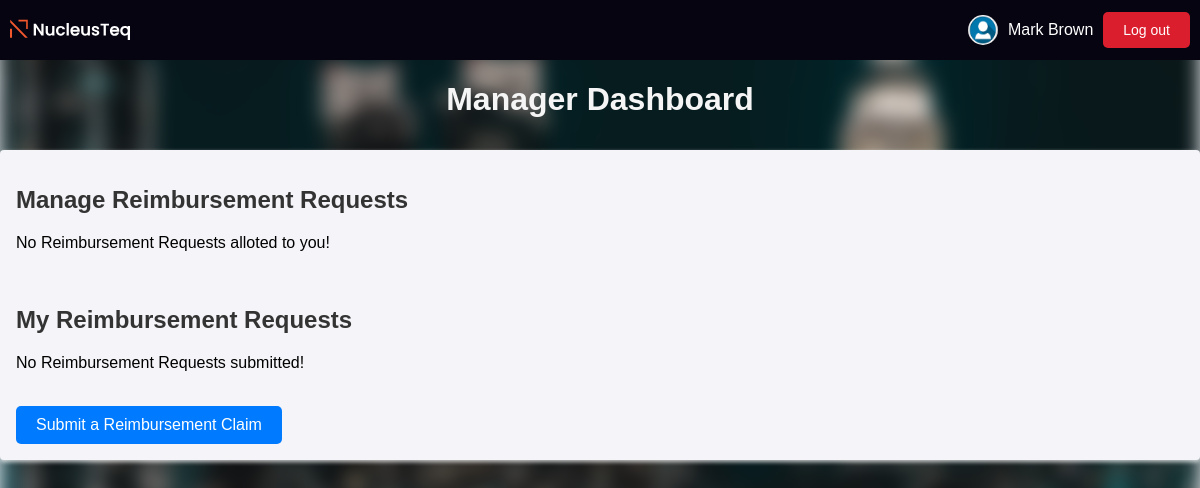
Before: /manager_dashboard/3 (signed in) with the older database file.
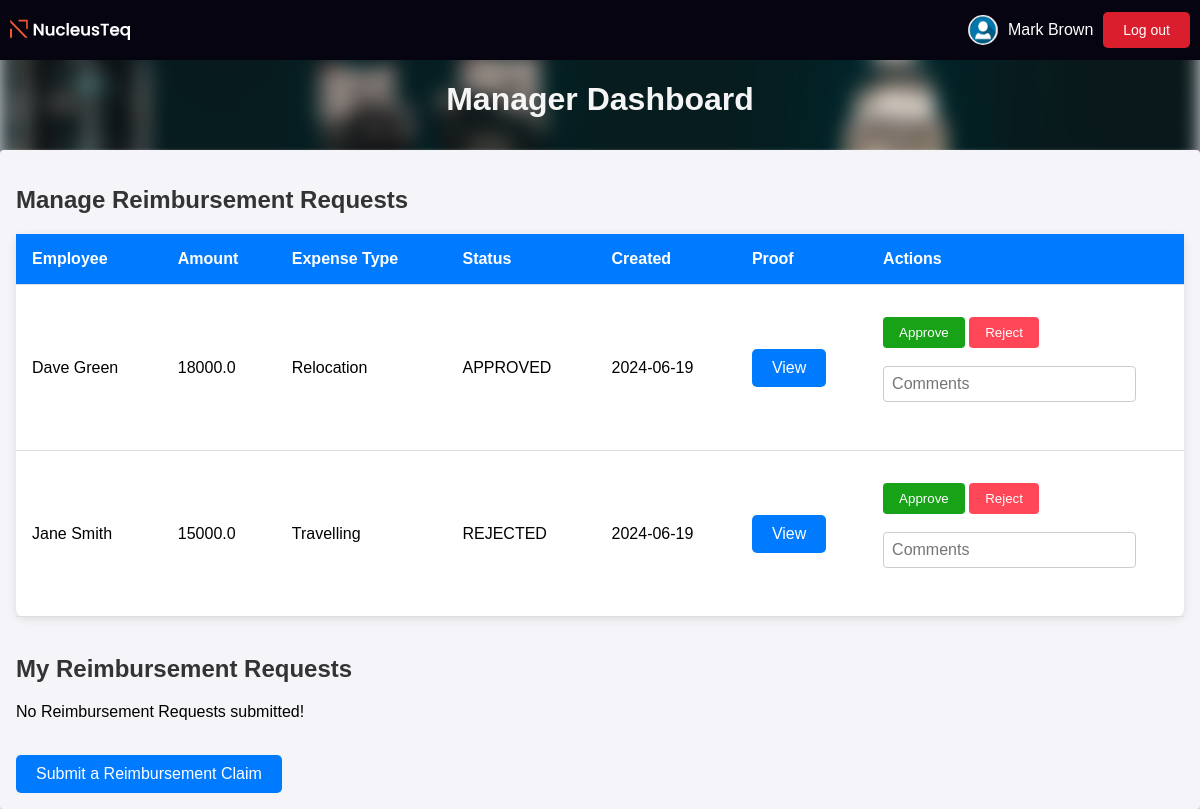
After: the same page with the newer database file.
### models.py (models this page shows, shortened)
class Employee(UserMixin, db.Model):
    __tablename__ = 'employee'
    emp_id = db.Column(db.Integer, primary_key=True)
    first_name = db.Column(db.String(30), nullable=False)
    last_name = db.Column(db.String(30), nullable=False)
    email = db.Column(db.String(50), nullable=False, unique=True)
    password = db.Column(db.String(100), nullable=False)
    contact_no = db.Column(db.String(15))
    department_id = db.Column(db.Integer, db.ForeignKey('department.dept_id'))
    role = db.Column(db.String(10), nullable=False, default='USER')

class Request(db.Model):
    __tablename__ = 'request'
    req_id = db.Column(db.Integer, primary_key=True)
    emp_id = db.Column(db.Integer, db.ForeignKey('employee.emp_id'), nullable=False)
    amount = db.Column(db.Float, nullable=False)
    expense_type = db.Column(db.String(10), nullable=False)
    status = db.Column(db.String(50), nullable=False, default='PENDING')
    manager_id = db.Column(db.Integer, db.ForeignKey('employee.emp_id'), nullable=False)
    created = db.Column(db.Date, default=datetime.utcnow().date)
    proof = db.Column(db.String(120), nullable=True)
    comments = db.Column(db.Text, nullable=True)

### main.py (the view)
@app.route('/manager_dashboard/<int:manager_id>')
@login_required
def manager_dashboard(manager_id):
    manager = Employee.query.get(manager_id)
    if manager.role != "MANAGER":
        flash('Not Authorised!','error')
        logger.warning(f'Unauthorized access attempt by user: {manager.email}')
        return redirect(url_for('login'))
    try:
        manager_requests = Request.query.filter_by(emp_id=manager_id).all()
        employee_requests = (
            db.session.query(Request, Employee)
            .join(Employee, Employee.emp_id == Request.emp_id)
            .filter(Request.manager_id == manager_id)
            .all()
            )
        logger.info(f'Fetched claims for manager ID {manager_id}')
    except Exception as e:
        logger.error(f'Error while fetching claims for manager ID {manager_id}: {e}')
        return f'Error while fetching claims: {e}'
    claims_with_employee_details = []
    for claim, employee in employee_requests:
        claims_with_employee_details.append((claim, employee))
    response = make_response(render_template('manager_dashboard.html', manager_id=manager_id, user=manager, my_claims = manager_requests, claims=claims_with_employee_details))
    response = set_response_header(response)
    logger.info(f'Manager dashboard rendered for manager ID {manager_id}')
    return response

### main.py (called while the page is built)
@login_manager.user_loader
def load_user(emp_id):
    return Employee.query.get(int(emp_id))

def set_response_header(response):
    response.headers["Cache-Control"] = "no-cache, no-store, must-revalidate"
    response.headers["Pragma"] = "no-cache"
    response.headers["Expires"] = "0"
    return response

### templates/manager_dashboard.html (shortened to what this page needs)
{% extends "dashboard_base.html" %}
{% block h1 %}
<h1>Manager Dashboard</h1>
{% endblock %}
{% block body %}
<main>
<h2>Manage Reimbursement Requests</h2>
{% if claims | length == 0 %}
    <p>No Reimbursement Requests alloted to you!</p>
{% else %}
    <table>
        <thead>
            <tr>
                <th>Employee</th>
                <th>Amount</th>
                <th>Expense Type</th>
                <th>Status</th>
                <th>Created</th>
                <th>Proof</th>
                <th>Actions</th>
            </tr>
        </thead>
        <tbody>
            {% for claim, employee in claims %}
            <tr>
                <td>{{ employee.first_name }} {{ employee.last_name }}</td>
                <td>{{ claim.amount }}</td>
                <td>{{ claim.expense_type }}</td>
                <td>{{ claim.status }}</td>
                <td>{{ claim.created }}</td>
                <td>
                    {% if claim.proof %}
                        <a href="{{ url_for('static', filename='uploads/' ~ claim.proof) }}" target="_blank">View</a>
                    {% else %}
                        No Proof
                    {% endif %}
                </td>
                <td>
                    <form method="POST" action="{{ url_for('approve_reject_claim', user_id=manager_id, req_id=claim.req_id) }}">
                        <button type="submit" name="action" value="approve_claim">Approve</button>
                        <button type="submit" name="action" value="reject_claim">Reject</button>
                        <br>
                        <br>
                        <input type="text" name="comments" placeholder="Comments">
                    </form>
                </td>
            </tr>
        {% endfor %}
        </tbody>
    </table>
{% endif %}
<br>
<h2>My Reimbursement Requests</h2>
{% if my_claims | length == 0 %}
    <p>No Reimbursement Requests submitted!</p>
{% endif %}
<br>
<a href="{{ url_for('submit_reimbursement', user_id=manager_id) }}" class="btn">Submit a Reimbursement Claim</a>
</main>
{% endblock %}

### templates/dashboard_base.html (shortened to what this page needs)
<!DOCTYPE html>
<html lang="en">
<head>
    <link rel="stylesheet" href="{{ url_for('static', filename='styles.css') }}">
</head>
<body>
    <div class="header">
        <div class="company-logo">
            <img src="{{ url_for('static', filename='images/company_logo.svg') }}" alt="Company Logo">
        </div>
        <div class="logout-container">
            <img src="{{ url_for('static', filename='images/user_icon.png') }}" alt="User Icon">
            <p>{{ user.first_name }} {{ user.last_name }}</p>
            <a href="{{ url_for('logout')}}">Log out</a>
        </div>
    </div>
    {% block h1 %}{% endblock %}
    {% block body %}{% endblock %}
</body>
</html>

### static/styles.css (style rules this page uses)
*, *::before, *::after { box-sizing: border-box; }
body { font-family: Arial, sans-serif; background-color: #f4f4f9; margin: 0; padding: 0; height: 100%; overflow: hidden; max-height: 80vh; overflow-y: auto; }
.header { display: flex; justify-content: flex-end; align-items: center; padding: 10px; background-color: rgb(7, 4, 17); position: relative; }
.company-logo { display: flex; align-items: center; }
.company-logo img { width: 120px; height: 40px; }
.logout-container { display: flex; align-items: center; margin-left: auto; }
.logout-container img { width: 30px; height: 30px; border-radius: 50%; margin-right: 10px; }
.logout-container p { margin: 0 10px 0 0; font-size: 16px; color: white; }
.logout-container a { text-decoration: none; color: white; font-size: 14px; background-color: #db1e2d; }
main { max-width: 1400px; margin: 2rem auto; padding: 1rem; position: relative; background: #f4f4f9; box-shadow: 0 2px 4px rgba(255, 255, 266, 0.75); border-radius: 4px; }
a { display: inline-block; padding: 10px 20px; color: #fff; background-color: #007bff; border: none; border-radius: 5px; text-align: center; text-decoration: none; cursor: pointer; transition: background-color 0.3s; }
h1 { text-align: center; color: whitesmoke; }
h2 { color: #333; }
form { margin-bottom: 2rem; }
input[type="text"], select { width: calc(100% - 2rem); padding: 0.5rem; border: 1px solid #ccc; border-radius: 4px; font-size: 1rem; box-sizing: border-box; }
button[type="submit"] { margin-top: 1rem; background-color: #1e90ff; color: #ffffff; padding: 0.5rem 1rem; border: none; border-radius: 4px; cursor: pointer; transition: background-color 0.3s ease; }
button[type="submit"][formnovalidate], button[value="delete_employee"], button[value="reject_claim"] { background-color: #ff4757; }
button[value="approve_claim"] { background-color: rgb(24, 162, 24); }
table { width: 100%; border-collapse: collapse; margin-top: 1rem; background-color: #fff; border-radius: 8px; box-shadow: 0 2px 10px rgba(0, 0, 0, 0.1); }
table thead { background-color: #007bff; color: #fff; }
table th, table td { padding: 1rem; text-align: left; border-bottom: 1px solid #ddd; }
table th { font-weight: bold; }

Changed rows visible on the page:
now on this page (row edited): Request: first_name "Dave", last_name "Green", amount "18000.0", expense_type "Relocation", status "APPROVED", created "2024-06-19"
added Request: first_name "Jane", last_name "Smith", amount "15000.0", expense_type "Travelling", status "REJECTED", created "2024-06-19"
Other visible differences:
text no longer shown: "No Reimbursement Requests alloted to you!"
text now shown: "Employee Amount Expense Type Status Created Proof Actions"
